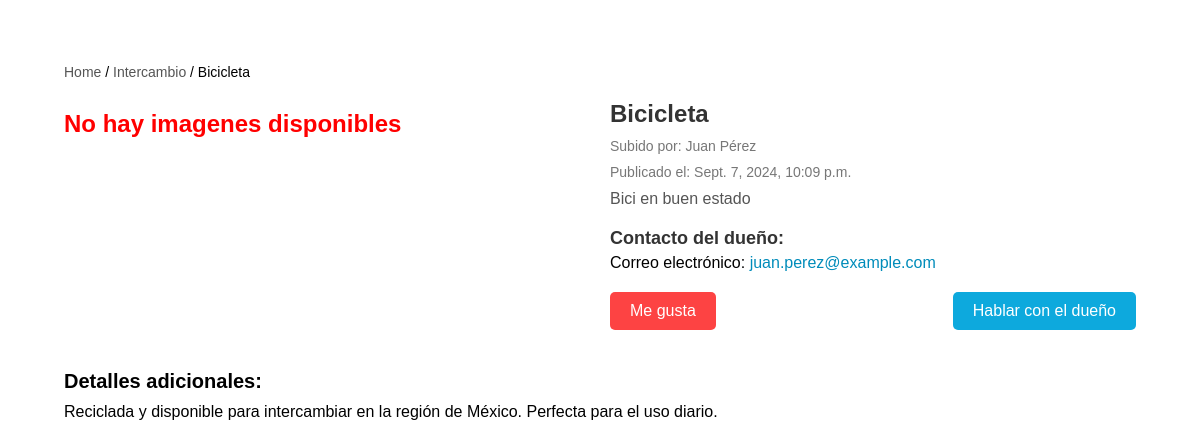
The page /articulo/1/ on the database as committed earlier.
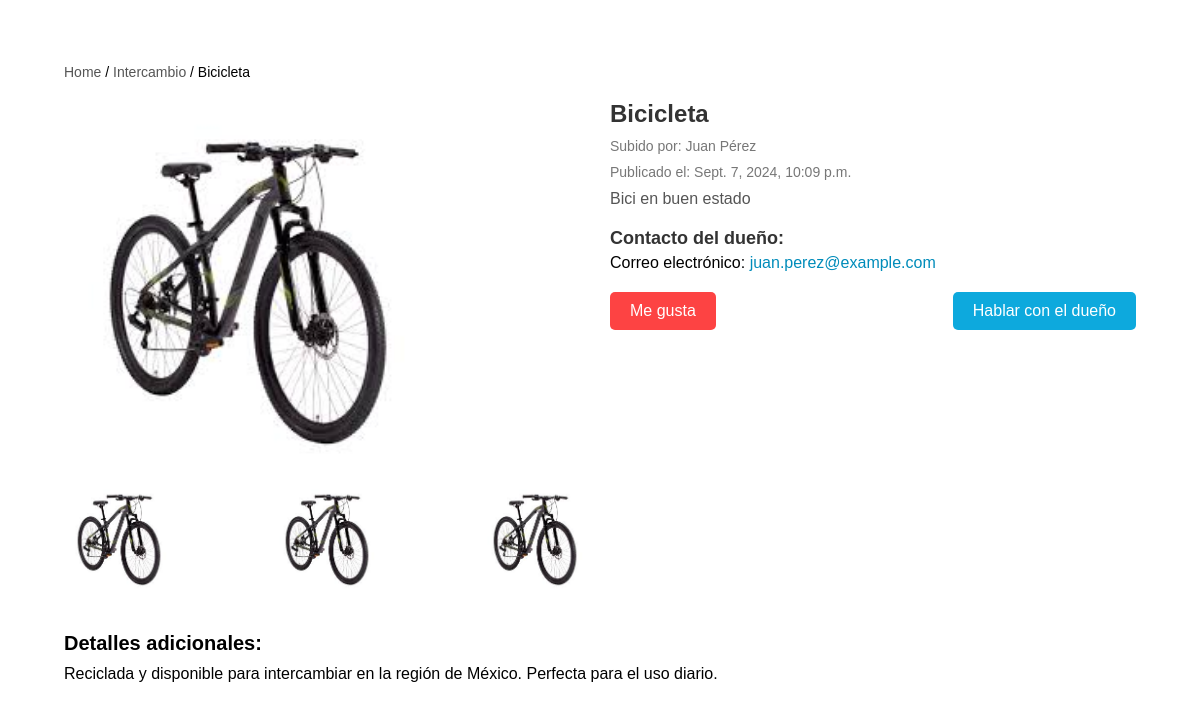
The same page on the database as committed later.
### core/models.py (models this page shows, shortened)
class Articulo(models.Model):
    nombre = models.CharField(max_length=100)
    descripcion = models.TextField()
    ubicacion = models.CharField(max_length=100)
    fecha_subida = models.DateTimeField(auto_now_add=True)
    fecha_actualizacion = models.DateTimeField(auto_now=True)
    imagen = models.ImageField(upload_to='articulos/', null=True, blank=True)

### core/views.py (the view)
# urls.py: path('articulo/<int:pk>/', ArticuloDetailView.as_view(), name='articulo-detail'),
class ArticuloDetailView(DetailView):
    model = Articulo
    template_name = 'core/articulo_detail.html'
    context_object_name = 'articulo'

### core/templates/core/articulo_detail.html (shortened to what this page needs)
{% load static %}
<!DOCTYPE html>
<html lang="es">
  <head>
    <link rel="stylesheet" href="{% static 'core/styles/product-details.css' %}" />
  </head>
  <body>
    <div class="product-container">
      <div class="breadcrumb">
        <a href="{% url 'articulo-list' %}">Home</a> / <a href="#">Intercambio</a> / {{articulo.nombre}}
      </div>
      <div class="product-grid">
        <div class="product-images">
          <div class="main-image">
            {% if articulo.imagen %}
            <img src="{{ articulo.imagen.url }}" alt="{{ articulo.nombre }}" />
            {% endif %}
          </div>
          <div class="image-thumbnails">
            {% if articulo.imagen %}
            <img src="{{ articulo.imagen.url }}" alt="{{ articulo.nombre }}" />
            <img src="{{ articulo.imagen.url }}" alt="{{ articulo.nombre }}" />
            <img src="{{ articulo.imagen.url }}" alt="{{ articulo.nombre }}" />
            {% else %}
            <h2 style="text-align: center; color: red;">No hay imagenes disponibles</h2>
            {% endif %}
          </div>
        </div>
        <div class="product-info">
          <h1 class="product-title">{{articulo.nombre}}</h1>
          <p class="product-user">Subido por: Juan Pérez</p>
          <p class="product-date">Publicado el: {{articulo.fecha_subida}}</p>
          <p class="product-description">
            {{ articulo.descripcion }}
          </p>
          <div class="contact-info">
            <h3>Contacto del dueño:</h3>
            <p>
              Correo electrónico:
              <a href="#">juan.perez@example.com</a>
            </p>
          </div>
          <div class="product-actions">
            <button class="like-button">Me gusta</button>
            <button class="contact-button">Hablar con el dueño</button>
          </div>
        </div>
      </div>
      <div class="product-details">
        <h2>Detalles adicionales:</h2>
        <p>
          Reciclada y disponible para intercambiar en la región de México.
          Perfecta para el uso diario.
        </p>
      </div>
    </div>
  </body>
</html>

Rows that differ between the two databases and show on the page:
changed Articulo "Bicicleta": imagen: picture added
Other text that changed with them:
text no longer shown: "No hay imagenes disponibles"
